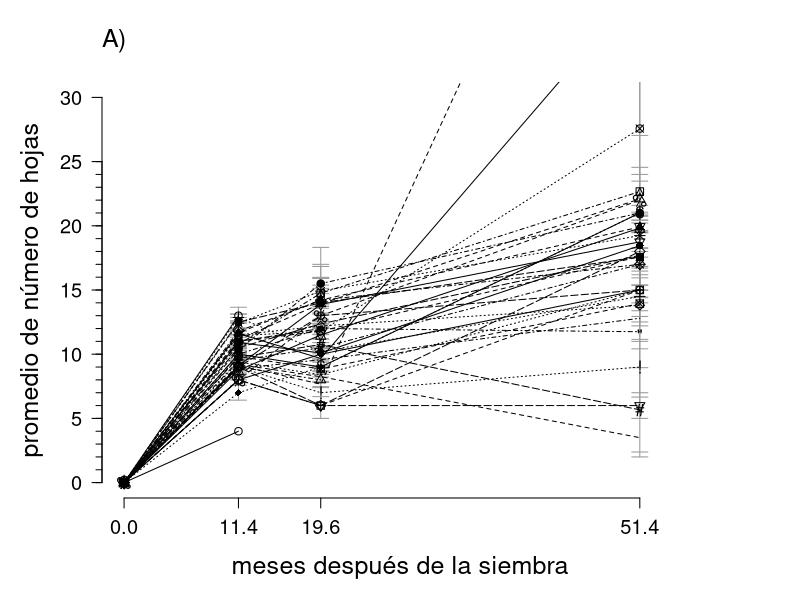
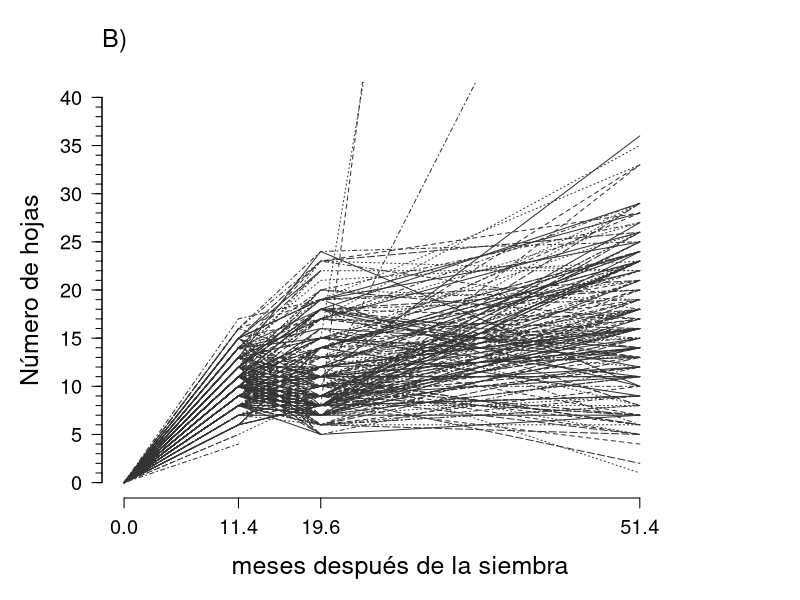
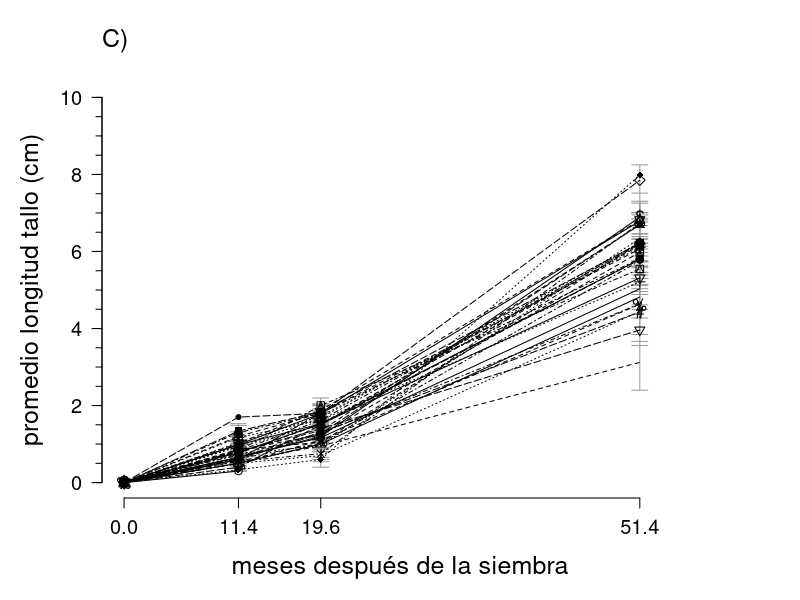
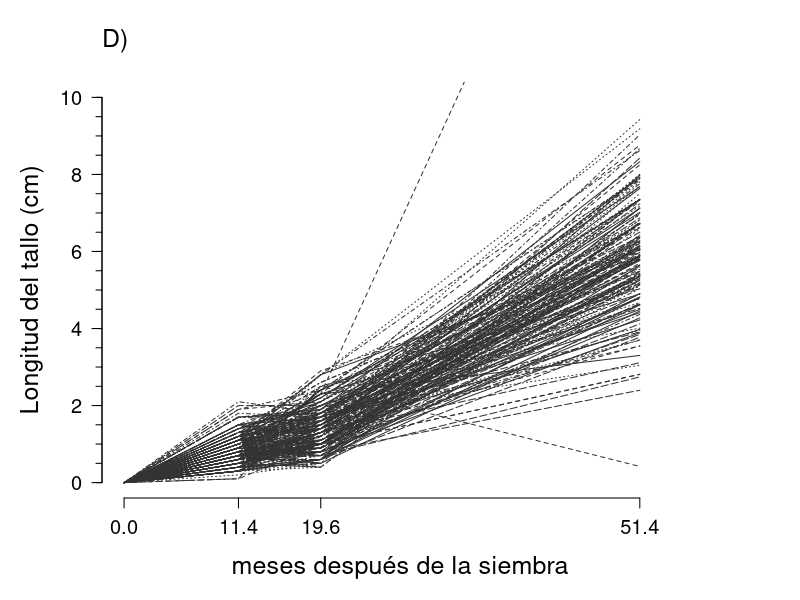
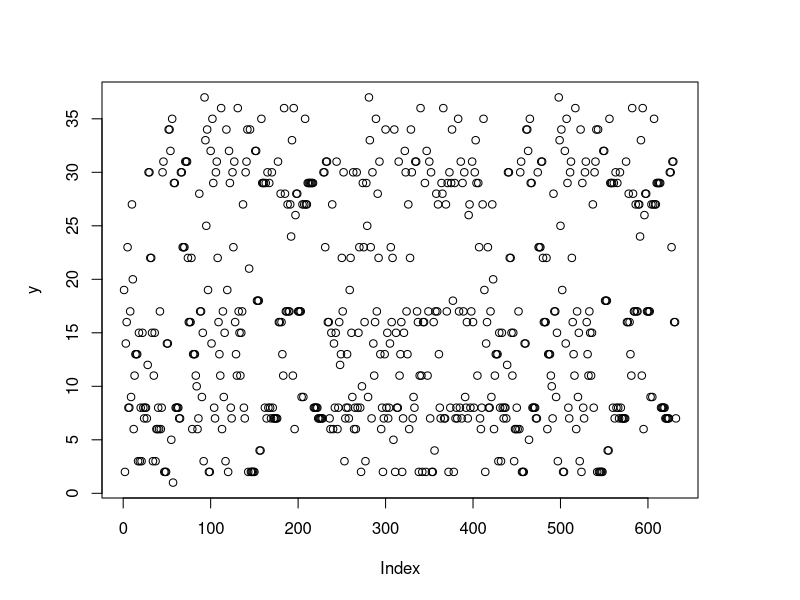

Write R code to recreate these figures, in order.
################################################################################################################
#################################################################################################################
#################################################################################################################
#
##### TASA DE CRECIMIENTO DE LA PROGENIE DE LAS PLANTAS MADRE#######
#
#################################################################################################################
#################################################################################################################
#################################################################################################################
#
# INTRODUCCIÓN:
#
#
# REQUERIMIENTOS
# "PhenotypicDataProgeny_Quebradas_2020Marzo.csv"
# "PhenotypicDataProgeny_Quebradas_2020Octubre.csv"
# "PhenotypicDataProgeny_Quebradas_2023Junio.csv"
# "PhenotypicGroupAssignment_2023septiembre08_120644.csv"
#
#
# CONTENIDO
# 1) 
#################################################################################################################
#################################################################################################################
#################################################################################################################


#################################################################################################################
#################################################################################################################
# 1) Datos preliminares: Carga de librerías y lectura de datos
#################################################################################################################
#################################################################################################################

#################################################################################################################
# 1.1) Librerías.

library(tidyverse) #limpiar y organizar datos

#seleccionar directorio de trabajo
setwd("C:/Users/usuario/Documents/Jardin_comun/Progenie/data")

#################################################################################################################
# 1.2)leer las tablas

datos.fenotipicos.marzo <-
  read.table(
    "PhenotypicDataProgeny_Quebradas_2020Marzo.csv",
    header = T,
    sep = ","
  )
datos.fenotipicos.octubre <-
  read.table(
    "PhenotypicDataProgeny_Quebradas_2020Octubre.csv",
    header = T,
    sep = ","
  )
datos.fenotipicos.junio <-
  read.table(
    "PhenotypicDataProgeny_Quebradas_2023Junio.csv",
    header = T,
    sep = ","
  )

#################################################################################################################
#################################################################################################################
# 2) Seleccionar las variables a usar en cada tabla
#################################################################################################################
#################################################################################################################

#################################################################################################################
# 2.1)primera medida (11.4 meses DS): marzo de 2020
summary(datos.fenotipicos.marzo)
head(datos.fenotipicos.marzo)
dim(datos.fenotipicos.marzo)# 250 plantas hijas sembradas y 26 variables

# 2.1.1)subconjunto de las columnas: unir las variables Bandeja, fila y columna para crear variable
# nombre.progenie; seleccionar las variables para analizar tasa de crecimiento
colnames(datos.fenotipicos.marzo)
datos.fenotipicos.marzo.selected <- datos.fenotipicos.marzo %>%
  unite("nombre.progenie", c(Bandeja, Fila, Columna)) %>%
  select(
    Número.colección.planta.madre,
    nombre.progenie,
    Longitud.tallo..cm.,
    Número.de.hojas
  ) %>%
  mutate(
    Número.colección.planta.madre=as.numeric(Número.colección.planta.madre),
    tiempo= 11.4
  )
head(datos.fenotipicos.marzo.selected)

# 2.1.2) Remover plantas de la progenie sin madre asignada o datos faltantes

# cuantas plantas madres están representadas
unique(datos.fenotipicos.marzo.selected$Número.colección.planta.madre)
length(unique(
  datos.fenotipicos.marzo.selected$Número.colección.planta.madre))## 38 plantas madres representadas

rows.with.na <-
  unique(which(is.na(datos.fenotipicos.marzo.selected), arr.ind = T)[, 1])
rows.with.na # especímenes con valores NA
length(rows.with.na)# 14 plántulas hijas con NA

#correr las siguietes líneas en caso de existir NAs
datos.fenotipicos.marzo.selected <-
  datos.fenotipicos.marzo.selected[-rows.with.na,]
dim(datos.fenotipicos.marzo.selected) # 236 hijas con todos los datos
class(datos.fenotipicos.marzo.selected)
summary(datos.fenotipicos.marzo.selected)
head(datos.fenotipicos.marzo.selected)

length(unique(
  datos.fenotipicos.marzo.selected$Número.colección.planta.madre
))## hay representación de 37 plantas madres
unique(datos.fenotipicos.marzo.selected$Número.colección.planta.madre)##cuáles
#################################################################################################################
# 2.2) segunda medida (19.6 meses DS): octubre de 2020
summary(datos.fenotipicos.octubre)
head(datos.fenotipicos.octubre)
dim(datos.fenotipicos.octubre)# 250 plantas hijas sembradas y 33 variables


# 2.2.1) subconjunto de las columnas: unir las variables Bandeja, fila y columna para crear variable
# nombre.progenie; seleccionar las variables de crecimento

colnames(datos.fenotipicos.octubre)
datos.fenotipicos.octubre.selected <- 
  datos.fenotipicos.octubre %>%
  unite("nombre.progenie", c(Bandeja, Fila, Columna)) %>%
  select(
    Número.colección.planta.madre,
    nombre.progenie,
    Longitud.tallo..cm.,
    Número.de.hojas
  ) %>%
  mutate(
    Número.colección.planta.madre = as.numeric(Número.colección.planta.madre),
    tiempo= 19.6)

head(datos.fenotipicos.octubre.selected)

unique(datos.fenotipicos.octubre.selected$Número.colección.planta.madre)
length(unique(
  datos.fenotipicos.octubre.selected$Número.colección.planta.madre))## 38 plantas madres representadas

#Remover filas sin madre asignada

datos.fenotipicos.octubre.selected <- 
  datos.fenotipicos.octubre.selected %>% 
  filter(!is.na(Número.colección.planta.madre))

#################################################################################################################
# 2.3) tercera medida (51.4 meses DS): junio de 2023
summary(datos.fenotipicos.junio)
head(datos.fenotipicos.junio)
dim(datos.fenotipicos.junio)# 179 plantas hijas sembradas y 26 variables

# 2.3.1)subconjunto de las columnas: unir las variables Bandeja, fila y columna para crear variable nombre.progenie; seleccionar las variables para analizar supervivencia
colnames(datos.fenotipicos.junio)
datos.fenotipicos.junio.selected <- datos.fenotipicos.junio %>%
  unite("nombre.progenie", c(Bandeja, Fila, Columna)) %>%
  select(
    Número.colección.planta.madre,
    nombre.progenie,
    Longitud.tallo..mm.,
    Número.de.hojas
  ) %>%
  mutate(
    Longitud.tallo..cm.= Longitud.tallo..mm./10,.keep="unused",# Pasar a cm la longitud del tallo
    Número.colección.planta.madre = as.numeric(Número.colección.planta.madre),
    tiempo= 51.4
  ) 
#Remover filas sin madre asignada

datos.fenotipicos.octubre.selected <- 
  datos.fenotipicos.octubre.selected %>% 
  filter(!is.na(Número.colección.planta.madre))

head(datos.fenotipicos.junio.selected)

#################################################################################################################
#################################################################################################################
# 3) Crear marco de datos del crecimiento
#################################################################################################################
#################################################################################################################

#################################################################################################################
# 3.1) combinar la tablas

crecimiento <-
  bind_rows(
    datos.fenotipicos.marzo.selected,
    datos.fenotipicos.junio.selected,
    datos.fenotipicos.octubre.selected
  )
View(crecimiento)

crecimiento <- 
  crecimiento %>% 
  rename(Collector.Collection.Number= Número.colección.planta.madre,
         Longitud.tallo= Longitud.tallo..cm.,
         Numero.hojas =Número.de.hojas)


#################################################################################################################
#################################################################################################################
# 4) Examinar el crecimiento
#################################################################################################################
#################################################################################################################

#################################################################################################################
# 4.1) Número de hojas

# 4.1.1) Gráfica del promedio de hojas por planta madre

numero.hojas.madre <- 
  crecimiento %>% 
  select(Collector.Collection.Number,
         Numero.hojas,
         tiempo) %>% 
  filter(!is.na(Numero.hojas)) %>% 
  group_by(tiempo,Collector.Collection.Number) %>% 
  summarise(promedio= list(mean_se(Numero.hojas)) ) %>% 
  unnest(cols = c(promedio))


promedio.numero.hojas.madre <- 
  numero.hojas.madre%>% 
  select(tiempo, Collector.Collection.Number,y) %>% 
  spread(Collector.Collection.Number, y)
dim(promedio.numero.hojas.madre)

tiempo.0 <- data.frame(matrix(0, ncol=38, nrow=1))
colnames(tiempo.0) <- colnames(promedio.numero.hojas.madre)

promedio.numero.hojas.madre <- 
  bind_rows(tiempo.0,
            promedio.numero.hojas.madre)
#gráfica promedio en el tiempo
#par(mar=c(5, 4, 4, 2) + 0.1) #valor por defecto
par(mar = c(5, 5, 4, 5) + 0.1)
matplot(
  promedio.numero.hojas.madre$tiempo,
  promedio.numero.hojas.madre[, -1],
  axes = F,
  type = "n",
  pch= 1:37,
  main = NA,
  cex.lab = 1.5,
  ylim = c(0, 30),
  xlim = c(0, 55),
  xaxt = "n",
  bty = "n",
  col = "gray20",
  xlab = "meses después de la siembra",
  ylab = "promedio de número de hojas"
)
title(expression("A)"), adj = 0, cex.main = 1.5)
axis(
  side = 1,
  at = c(0, 11.4, 19.6, 51.4),
  labels = T,
  cex.axis = 1.2
)
axis(
  side = 2,
  at = seq(0, 30, 5),
  labels = T,
  tcl = -0.5,
  las = 1,
  cex.axis = 1.2
)
axis(
  side = 2,
  at = seq(0, 25, 1),
  labels = F,
  tcl = -0.3
)
matlines(numero.hojas.madre$tiempo,
        numero.hojas.madre[, 4:5],
        col="gray60",
        lty= 1)

barras.error.1 <- 
  numero.hojas.madre %>% 
  ungroup() %>% 
  mutate(tiempo= tiempo-0.8) %>% 
  select(tiempo, ymin, ymax, Collector.Collection.Number)
barras.error.2 <- 
  numero.hojas.madre %>% 
  ungroup() %>% 
  mutate(tiempo= tiempo+0.8) %>% 
  select(tiempo, ymin, ymax, Collector.Collection.Number)
barras.error <- 
  bind_rows(barras.error.1,barras.error.2)

barras.min <- 
  barras.error %>% 
  select(-ymax) %>% 
  spread(Collector.Collection.Number,ymin)
matlines(barras.min[1:2,1], 
         barras.min[1:2,-1],
         col= "gray60",
         lty=1)
matlines(barras.min[3:4,1], 
         barras.min[3:4,-1],
         col= "gray60",
         lty =1)
matlines(barras.min[5:6,1], 
         barras.min[5:6,-1],
         col= "gray60",
         lty=1)

barras.max <- 
  barras.error %>% 
  select(-ymin) %>% 
  spread(Collector.Collection.Number,ymax)
matlines(barras.max[1:2,1], 
         barras.max[1:2,-1],
         col= "gray60",
         lty=1)
matlines(barras.max[3:4,1], 
         barras.max[3:4,-1],
         col= "gray60",
         lty =1)
matlines(barras.max[5:6,1], 
         barras.max[5:6,-1],
         col= "gray60",
         lty=1)
matlines(
  promedio.numero.hojas.madre$tiempo,
  promedio.numero.hojas.madre[, -1],
  axes = F,
  type = "o",
  pch= 1:37,
  main = NA,
  cex.lab = 1.5,
  ylim = c(0, 30),
  xlim = c(0, 55),
  xaxt = "n",
  bty = "n",
  col = "black"
)

# 4.1.2) Gráfica de número hojas por plántula

numero.hojas<- 
  crecimiento %>% 
  select(Numero.hojas,
         tiempo, nombre.progenie) %>% 
  filter(!is.na(Numero.hojas)) %>% 
  spread(nombre.progenie, Numero.hojas)

dim(numero.hojas)

tiempo.0 <- data.frame(matrix(0, ncol=238, nrow=1))
colnames(tiempo.0) <- colnames(numero.hojas)

numero.hojas <- 
  bind_rows(tiempo.0,
            numero.hojas)

#Gráfica
par(mar = c(5, 5, 4, 5) + 0.1)
matplot(
  numero.hojas$tiempo,
  numero.hojas[, -1],
  axes = F,
  type = "l",
  main = NA,
  cex.lab = 1.5,
  ylim = c(0, 40),
  xlim = c(0, 55),
  xaxt = "n",
  bty = "n",
  col = "gray20",
  xlab = "meses después de la siembra",
  ylab = "Número de hojas"
)
title(expression("B)"), adj = 0, cex.main = 1.5)
axis(
  side = 1,
  at = c(0, 11.4, 19.6, 51.4),
  labels = T,
  cex.axis = 1.2
)
axis(
  side = 2,
  at = seq(0, 40, 5),
  labels = T,
  tcl = -0.5,
  las = 1,
  cex.axis = 1.2
)
axis(
  side = 2,
  at = seq(0, 40, 1),
  labels = F,
  tcl = -0.3
)

# 4.1.3) Promedio de número de hojas en el tiempo

hojas <- crecimiento %>% 
  select(Numero.hojas,
         tiempo, nombre.progenie, Collector.Collection.Number) %>% 
  filter(!is.na(Numero.hojas)) %>% 
  mutate(tiempo= tiempo/12)

# Número de plántulas con hojas contadas
hojas %>% 
  group_by(tiempo) %>% 
  summarise(n=length(Numero.hojas))

# promedio número de hojas y mediana
hojas %>% 
  summarise (promedio = mean(Numero.hojas),
             mediana=median(Numero.hojas),
             desviacion=sd(Numero.hojas))

# promedio mediana desviacion
# 1 12.75199      11   5.616075

# Numero de hojas promedio por tiempo
promedio.hojas.tiempo <- 
  hojas%>%
  group_by(tiempo) %>% 
  summarise(promedio = mean(Numero.hojas),
            desviacion= sd(Numero.hojas))
# tiempo promedio desviacion
# <dbl>    <dbl>      <dbl>
#   1   0.95     10.6       2.35
# 2   1.63     11.6       4.58
# 3   4.28     17.3       7.20

#summary(lm(promedio~log(tiempo), data= promedio.hojas.tiempo))  
# Call:
#   lm(formula = promedio ~ tiempo, data = promedio.hojas.tiempo)
# 
# Residuals:
#   1        2        3 
# 0.17549 -0.22074  0.04525 
# 
# Coefficients:
#   Estimate Std. Error t value Pr(>|t|)  
# (Intercept)   8.4228     0.3100   27.17   0.0234 *
#   tiempo        2.0553     0.1147   17.92   0.0355 *
#   ---
#   Signif. codes:  0 ‘***’ 0.001 ‘**’ 0.01 ‘*’ 0.05 ‘.’ 0.1 ‘ ’ 1
# 
# Residual standard error: 0.2856 on 1 degrees of freedom
# Multiple R-squared:  0.9969,	Adjusted R-squared:  0.9938 
# F-statistic: 321.1 on 1 and 1 DF,  p-value: 0.03549

# 4.1.4) Promedios del número de hojas por planta madre

promedio.hojas.madre <- 
  hojas %>% 
  group_by(Collector.Collection.Number, tiempo) %>% 
  summarise(promedio = mean(Numero.hojas),
            desviacion= sd(Numero.hojas), 
            mediana=median(Numero.hojas)) %>% 
  ungroup()

promedio.hojas.madre %>% 
  group_by(tiempo) %>% 
  summarise(promedio.1=mean(promedio),
            desviacion= sd(promedio)) 
  

#################################################################################################################
# 4.2) Longitud del tallo.

# 4.2.1) Gráfica del promedio longitud de tallo por planta madre

longitud.tallo.madre <- 
  crecimiento %>% 
  select(Collector.Collection.Number,
                         Longitud.tallo,
                         tiempo) %>% 
  filter(!is.na(Longitud.tallo)) %>% 
  group_by(tiempo, Collector.Collection.Number) %>% 
  summarise(promedio= list(mean_se(Longitud.tallo)) ) %>% 
  unnest(cols = c(promedio))

promedio.longitud.tallo.madre <- 
  longitud.tallo.madre%>% 
  select(tiempo, Collector.Collection.Number,y) %>% 
  spread(Collector.Collection.Number, y)
dim(promedio.longitud.tallo.madre)

tiempo.0 <- data.frame(matrix(0, ncol=38, nrow=1))
colnames(tiempo.0) <- colnames(promedio.longitud.tallo.madre)

promedio.longitud.tallo.madre <- 
  bind_rows(tiempo.0,
            promedio.longitud.tallo.madre)

#gráfica promedio en el tiempo
#par(mar=c(5, 4, 4, 2) + 0.1) #valor por defecto
par(mar = c(5, 5, 4, 5) + 0.1)
matplot(
  promedio.longitud.tallo.madre$tiempo,
  promedio.longitud.tallo.madre[, -1],
  axes = F,
  type = "n",
  pch= 1:37,
  main = NA,
  cex.lab = 1.5,
  ylim = c(0, 10),
  xlim = c(0, 55),
  xaxt = "n",
  bty = "n",
  col = "gray20",
  xlab = "meses después de la siembra",
  ylab = "promedio longitud tallo (cm)"
)
title(expression("C)"), adj = 0, cex.main = 1.5)
axis(
  side = 1,
  at = c(0, 11.4, 19.6, 51.4),
  labels = T,
  cex.axis = 1.2
)
axis(
  side = 2,
  at = seq(0, 10, 2),
  labels = T,
  tcl = -0.5,
  las = 1,
  cex.axis = 1.2
)
axis(
  side = 2,
  at = seq(0, 10, 0.5),
  labels = F,
  tcl = -0.3
)
matlines(longitud.tallo.madre$tiempo,
         longitud.tallo.madre[, 4:5],
         col="gray60",
         lty= 1)

barras.error.1 <- 
  longitud.tallo.madre %>% 
  ungroup() %>% 
  mutate(tiempo= tiempo-0.8) %>% 
  select(tiempo, ymin, ymax, Collector.Collection.Number)
barras.error.2 <- 
  longitud.tallo.madre %>% 
  ungroup() %>% 
  mutate(tiempo= tiempo+0.8) %>% 
  select(tiempo, ymin, ymax, Collector.Collection.Number)
barras.error <- 
  bind_rows(barras.error.1,barras.error.2)

barras.min <- 
  barras.error %>% 
  select(-ymax) %>% 
  spread(Collector.Collection.Number,ymin)
matlines(barras.min[1:2,1], 
         barras.min[1:2,-1],
         col= "gray60",
         lty=1)
matlines(barras.min[3:4,1], 
         barras.min[3:4,-1],
         col= "gray60",
         lty =1)
matlines(barras.min[5:6,1], 
         barras.min[5:6,-1],
         col= "gray60",
         lty=1)

barras.max <- 
  barras.error %>% 
  select(-ymin) %>% 
  spread(Collector.Collection.Number,ymax)
matlines(barras.max[1:2,1], 
         barras.max[1:2,-1],
         col= "gray60",
         lty=1)
matlines(barras.max[3:4,1], 
         barras.max[3:4,-1],
         col= "gray60",
         lty =1)
matlines(barras.max[5:6,1], 
         barras.max[5:6,-1],
         col= "gray60",
         lty=1)
matlines(
  promedio.longitud.tallo.madre$tiempo,
  promedio.longitud.tallo.madre[, -1],
  axes = F,
  type = "o",
  pch= 1:37,
  main = NA,
  cex.lab = 1.5,
  ylim = c(0, 10),
  xlim = c(0, 55),
  xaxt = "n",
  bty = "n",
  col = "black"
)

# 4.2.2) Gráfica longitud de tallo por plántula

longitud.tallo<- 
  crecimiento %>% 
  select(Longitud.tallo,
         tiempo, nombre.progenie) %>% 
  filter(!is.na(Longitud.tallo)) %>% 
  spread(nombre.progenie, Longitud.tallo)

dim(longitud.tallo)

tiempo.0 <- data.frame(matrix(0, ncol=238, nrow=1))
colnames(tiempo.0) <- colnames(longitud.tallo)

longitud.tallo <- 
  bind_rows(tiempo.0,
            longitud.tallo)

#Gráfica
par(mar = c(5, 5, 4, 5) + 0.1)
matplot(
  longitud.tallo$tiempo,
  longitud.tallo[, -1],
  axes = F,
  type = "l",
  main = NA,
  cex.lab = 1.5,
  ylim = c(0, 10),
  xlim = c(0, 55),
  xaxt = "n",
  bty = "n",
  col = "gray20",
  xlab = "meses después de la siembra",
  ylab = "Longitud del tallo (cm)"
)
title(expression("D)"), adj = 0, cex.main = 1.5)
axis(
  side = 1,
  at = c(0, 11.4, 19.6, 51.4),
  labels = T,
  cex.axis = 1.2
)
axis(
  side = 2,
  at = seq(0, 10, 2),
  labels = T,
  tcl = -0.5,
  las = 1,
  cex.axis = 1.2
)
axis(
  side = 2,
  at = seq(0, 10, 0.5),
  labels = F,
  tcl = -0.3
)

# 4.2.3) Promedio de longitud del tallos en el tiempo

tallos <- crecimiento %>% 
  select(Longitud.tallo,
         tiempo, nombre.progenie, Collector.Collection.Number) %>% 
  filter(!is.na(Longitud.tallo)) %>% 
  mutate(tiempo= tiempo/12)

# Número de plántulas con longitud de tallos medidas
tallos %>% 
  group_by(tiempo) %>% 
  summarise(n=length(Longitud.tallo))
# tiempo     n
# <dbl> <int>
#   1   0.95   236
# 2   1.63   220
# 3   4.28   173

# promedio longtud de tallos y mediana
tallos %>% 
  summarise (promedio = mean(Longitud.tallo),
             mediana=median(Longitud.tallo),
             desviacion=sd(Longitud.tallo))

# promedio mediana desviacion
# 1 2.452221     1.3   2.328058

# Longitud de tallo promedio por tiempo
promedio.tallo.tiempo <- 
  tallos%>%
  group_by(tiempo) %>% 
  summarise(promedio = mean(Longitud.tallo),
            desviacion= sd(Longitud.tallo))
# tiempo promedio desviacion
# <dbl>    <dbl>      <dbl>
#   1   0.95    0.846      0.376
# 2   1.63    1.42       0.578
# 3   4.28    5.96       1.38

#summary(lm(promedio~log(tiempo), data= promedio.hojas.tiempo))  
# Call:
#   lm(formula = promedio ~ tiempo, data = promedio.hojas.tiempo)
# 
# Residuals:
#   1        2        3 
# 0.17549 -0.22074  0.04525 
# 
# Coefficients:
#   Estimate Std. Error t value Pr(>|t|)  
# (Intercept)   8.4228     0.3100   27.17   0.0234 *
#   tiempo        2.0553     0.1147   17.92   0.0355 *
#   ---
#   Signif. codes:  0 ‘***’ 0.001 ‘**’ 0.01 ‘*’ 0.05 ‘.’ 0.1 ‘ ’ 1
# 
# Residual standard error: 0.2856 on 1 degrees of freedom
# Multiple R-squared:  0.9969,	Adjusted R-squared:  0.9938 
# F-statistic: 321.1 on 1 and 1 DF,  p-value: 0.03549

# 4.2.4) Promedios del número de hojas por planta madre

promedio.tallos.madre <- 
  tallos %>% 
  group_by(Collector.Collection.Number) %>% 
  summarise(promedio = mean(Longitud.tallo),
            desviacion= sd(Longitud.tallo))
View(promedio.tallos.madre)
summary(lm(Longitud.tallo~as.factor(Collector.Collection.Number), data=tallos))
plot(as.factor(tallos$Collector.Collection.Number), tallos$Numero.hojas)
  